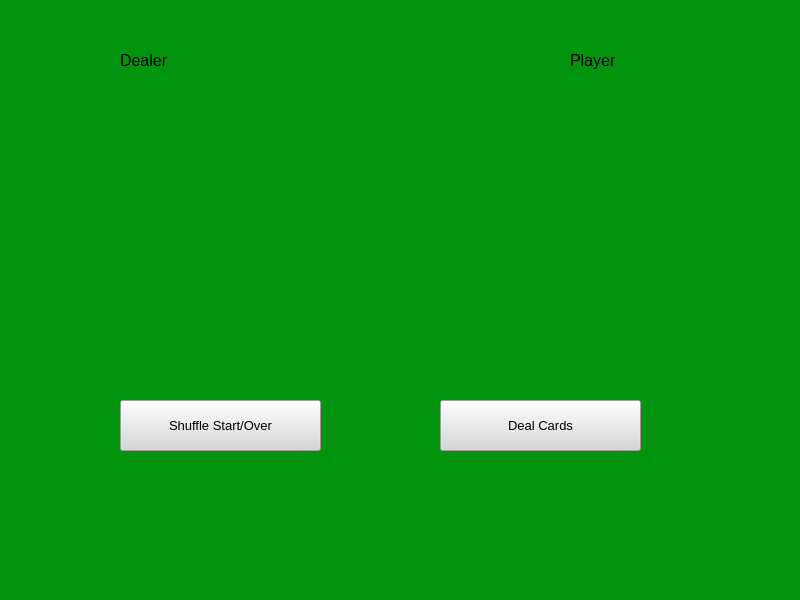
<?xml version="1.0" encoding="UTF-8"?>
<ui version="4.0">
 <class>MainWindow</class>
 <widget class="QMainWindow" name="MainWindow">
  <property name="geometry">
   <rect>
    <x>0</x>
    <y>0</y>
    <width>800</width>
    <height>600</height>
   </rect>
  </property>
  <property name="windowTitle">
   <string>MainWindow</string>
  </property>
  <property name="styleSheet">
   <string notr="true">QWidget{
	background:rgb(3, 148, 15)
}</string>
  </property>
  <widget class="QWidget" name="centralwidget">
   <widget class="QLabel" name="dealerLabel">
    <property name="geometry">
     <rect>
      <x>120</x>
      <y>80</y>
      <width>200</width>
      <height>300</height>
     </rect>
    </property>
    <property name="text">
     <string/>
    </property>
    <property name="pixmap">
     <pixmap>cards/2_of_hearts.png</pixmap>
    </property>
    <property name="scaledContents">
     <bool>true</bool>
    </property>
   </widget>
   <widget class="QLabel" name="playerLabel">
    <property name="geometry">
     <rect>
      <x>440</x>
      <y>80</y>
      <width>200</width>
      <height>300</height>
     </rect>
    </property>
    <property name="text">
     <string/>
    </property>
    <property name="pixmap">
     <pixmap>cards/4_of_spades.png</pixmap>
    </property>
    <property name="scaledContents">
     <bool>true</bool>
    </property>
   </widget>
   <widget class="QLabel" name="dealerHeaderLabel">
    <property name="geometry">
     <rect>
      <x>120</x>
      <y>45</y>
      <width>81</width>
      <height>31</height>
     </rect>
    </property>
    <property name="font">
     <font>
      <pointsize>12</pointsize>
     </font>
    </property>
    <property name="text">
     <string>Dealer</string>
    </property>
   </widget>
   <widget class="QLabel" name="playerHeaderLabel">
    <property name="geometry">
     <rect>
      <x>570</x>
      <y>40</y>
      <width>71</width>
      <height>41</height>
     </rect>
    </property>
    <property name="font">
     <font>
      <pointsize>12</pointsize>
     </font>
    </property>
    <property name="text">
     <string>Player</string>
    </property>
   </widget>
   <widget class="QPushButton" name="spushButton">
    <property name="geometry">
     <rect>
      <x>120</x>
      <y>400</y>
      <width>201</width>
      <height>51</height>
     </rect>
    </property>
    <property name="font">
     <font>
      <pointsize>10</pointsize>
     </font>
    </property>
    <property name="styleSheet">
     <string notr="true">QPushButton{
	background:rgb(216, 216, 216)
}</string>
    </property>
    <property name="text">
     <string>Shuffle Start/Over</string>
    </property>
   </widget>
   <widget class="QPushButton" name="dpushButton">
    <property name="geometry">
     <rect>
      <x>440</x>
      <y>400</y>
      <width>201</width>
      <height>51</height>
     </rect>
    </property>
    <property name="font">
     <font>
      <pointsize>10</pointsize>
     </font>
    </property>
    <property name="styleSheet">
     <string notr="true">QPushButton{
	background:rgb(216, 216, 216)
}</string>
    </property>
    <property name="text">
     <string>Deal Cards</string>
    </property>
   </widget>
  </widget>
  <widget class="QMenuBar" name="menubar">
   <property name="geometry">
    <rect>
     <x>0</x>
     <y>0</y>
     <width>800</width>
     <height>26</height>
    </rect>
   </property>
  </widget>
  <widget class="QStatusBar" name="statusbar"/>
 </widget>
 <resources/>
 <connections/>
</ui>
